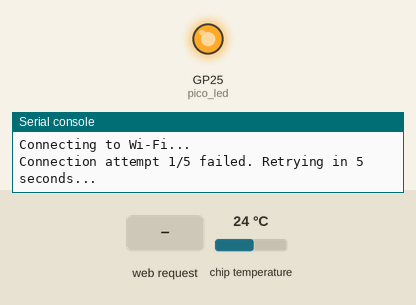
Bench run of a program on a simulated Raspberry Pi Pico running MicroPython. On the bench: output pins drawn as LEDs (lit = HIGH), the last lines printed to the serial console. Inputs (shaded band) come from the test bench; at power-on: chip temperature 24 °C. WiFi joins after 1.5 s.

Above: at 0.1 s.
At 6.2 s:
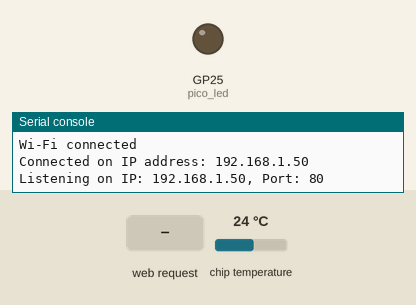
6.3 s: HTTP request GET /lighton received
7.8 s: HTTP request GET /lightoff received
Timing chart, 0 to 10.8 s (numbered marks = the images above; inputs shaded):
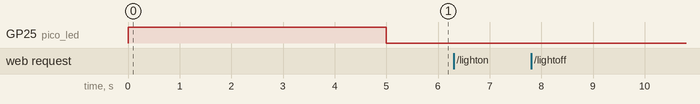

The program:

wifi_control_pico_w_auto_reconnect_improved.py
```python
# still got bugs but connection is robust.

import network
import socket
from time import sleep
import machine
import sys

pico_led = machine.Pin("LED",machine.Pin.OUT)
#pico_led = machine.Pin(15,machine.Pin.OUT)

adcpin = 4
sensor = machine.ADC(adcpin)

ssid = 'NinjaWarriers'
password = 'Boys1234'

MAX_WIFI_RETRY = 5  # Maximum retry attempts for initial connection
WIFI_RETRY_DELAY = 5 # Delay in seconds between WiFi retry attempts
WIFI_CHECK_INTERVAL = 10 # Interval to check WiFi connection in seconds
RETRY_CONNECT_AFTER_FAILURE = 60 # Wait time after multiple connection failures before retrying again


def read_temperature():
    """Reads temperature from ADC sensor."""
    adc_value = sensor.read_u16()
    volt = (3.3/65535) * adc_value
    temperature = 27 - (volt - 0.706)/0.001721
    return round(temperature, 1)

def connect_wifi(max_retries=MAX_WIFI_RETRY, retry_delay=WIFI_RETRY_DELAY):
    """
    Connects to Wi-Fi with retry mechanism.

    Args:
        max_retries (int): Maximum number of connection attempts.
        retry_delay (int): Delay in seconds between retries.

    Returns:
        str or None: IP address if connection is successful, None otherwise.
    """
    wlan = network.WLAN(network.STA_IF)
    wlan.active(True)
    if not wlan.isconnected():
        print('Connecting to Wi-Fi...')
        wlan.connect(ssid, password)
        retry_count = 0
        while retry_count < max_retries:
            if wlan.isconnected():
                print('Wi-Fi connected')
                ip = wlan.ifconfig()[0]
                print(f'Connected on IP address: {ip}')
                pico_led.off()  # Turn off LED on successful connection
                return ip
            else:
                retry_count += 1
                print(f'Connection attempt {retry_count}/{max_retries} failed. Retrying in {retry_delay} seconds...')
                pico_led.on() # Turn on LED during connection attempts
                sleep(retry_delay)

        print('Wi-Fi connection failed after multiple attempts.')
        pico_led.off() # Turn off LED after failed attempts
        return None
    else:
        ip = wlan.ifconfig()[0]
        print('Wi-Fi already connected.')
        print(f'Connected on IP address: {ip}')
        return ip


def open_socket(ip):
    """Opens a socket for web server."""
    try:
        address = (ip, 80)
        connection = socket.socket()
        connection.bind(address)
        connection.listen(1)
        print(f"Listening on IP: {ip}, Port: 80")
        return connection
    except OSError as e:
        print(f"Socket creation failed: {e}")
        return None

def webpage(temperature, state):
    """Generates HTML webpage."""
    html = f"""<!DOCTYPE html>
<html>
<head>
    <title>Pico W Web Server</title>
    <meta name="viewport" content="width=device-width, initial-scale=1">
    <style>
        body {{ font-family: Arial, Helvetica, sans-serif; }}
        .button {{
            background-color: #4CAF50; /* Green */
            border: none;
            color: white;
            padding: 15px 32px;
            text-align: center;
            text-decoration: none;
            display: inline-block;
            font-size: 16px;
            margin: 4px 2px;
            cursor: pointer;
        }}
        .buttonOff {{
            background-color: #f44336; /* Red */
        }}
    </style>
</head>
<body>
    <h1>Pico W Web Server</h1>
    <p>Temperature: <strong>{temperature}°C</strong></p>
    <p>LED Status: <strong>{state}</strong></p>
    <p><a href="./lighton"><button class="button">Light ON</button></a></p>
    <p><a href="./lightoff"><button class="button buttonOff">Light OFF</button></a></p>
</body>
</html>"""
    return html

def serve_client(connection):
    """Handles client requests to the web server."""
    state = 'OFF'
    pico_led.off()
    temperature = 0
    try:
        client, addr = connection.accept()
        print(f'Client connected from {addr}')
        request = client.recv(1024)
        request = request.decode('utf-8') # Decode bytes to string
        #print('Request:') # Optionally print the full request for debugging
        #print(request)

        if request.find('/lighton') != -1:
            pico_led.on()
            state = 'ON'
            print('LED turned ON')
        elif request.find('/lightoff') != -1:
            pico_led.off()
            state = 'OFF'
            print('LED turned OFF')

        temperature = read_temperature()
        html = webpage(temperature, state)
        client.send('HTTP/1.1 200 OK\n')
        client.send('Content-Type: text/html\n')
        client.send('Connection: close\n\n')
        client.sendall(html.encode('utf-8')) # Encode string to bytes
        client.close()

    except OSError as e:
        client.close()
        print('Client connection error:', e)


def main():
    """Main function to handle Wi-Fi connection, web server, and reconnection."""
    ip_address = connect_wifi() # Initial Wi-Fi connection

    if ip_address is None:
        print(f"Failed to connect to Wi-Fi initially. Restarting in {RETRY_CONNECT_AFTER_FAILURE} seconds...")
        sleep(RETRY_CONNECT_AFTER_FAILURE)
        machine.reset() # Reset Pico if initial connection fails

    connection_socket = open_socket(ip_address)
    if connection_socket is None:
        print(f"Failed to open socket. Restarting in {RETRY_CONNECT_AFTER_FAILURE} seconds...")
        sleep(RETRY_CONNECT_AFTER_FAILURE)
        machine.reset() # Reset Pico if socket fails

    while True:
        if network.WLAN(network.STA_IF).isconnected(): # Check Wi-Fi connection periodically
            try:
                if connection_socket:
                    serve_client(connection_socket)
                else:
                    print("Socket is not valid, attempting to reopen...")
                    connection_socket = open_socket(ip_address) # Try to reopen socket if it's closed unexpectedly
                    if connection_socket is None:
                        print(f"Failed to reopen socket. Restarting in {RETRY_CONNECT_AFTER_FAILURE} seconds...")
                        sleep(RETRY_CONNECT_AFTER_FAILURE)
                        machine.reset()

            except OSError as e:
                print("Error during server loop:", e)
                if e.args[0] == 113: # Check for specific error (e.g., ECONNABORTED) which might indicate connection issues
                    print("Possible Wi-Fi disconnection during server operation.")
                    # Wi-Fi might have disconnected during operation, reconnection will be handled in the next loop iteration
        else:
            print('Wi-Fi connection lost!')
            if connection_socket: # Close existing socket if Wi-Fi is down
                connection_socket.close()
                connection_socket = None
            ip_address = connect_wifi() # Attempt to reconnect Wi-Fi
            if ip_address:
                connection_socket = open_socket(ip_address) # Reopen socket if Wi-Fi reconnects
                if connection_socket is None:
                    print("Failed to reopen socket after reconnection. Restarting in {RETRY_CONNECT_AFTER_FAILURE} seconds...")
                    sleep(RETRY_CONNECT_AFTER_FAILURE)
                    machine.reset()
            else:
                print(f"Failed to reconnect to Wi-Fi. Retrying in {RETRY_CONNECT_AFTER_FAILURE} seconds...")
                sleep(RETRY_CONNECT_AFTER_FAILURE)


if __name__ == "__main__":
    try:
        main()
    except KeyboardInterrupt:
        print("Server stopped by user.")
    except Exception as e:
        sys.print_exception(e) # Print full exception details for debugging
        print("Fatal error occurred. Restarting in {RETRY_CONNECT_AFTER_FAILURE} seconds...")
        sleep(RETRY_CONNECT_AFTER_FAILURE)
        machine.reset()
```
